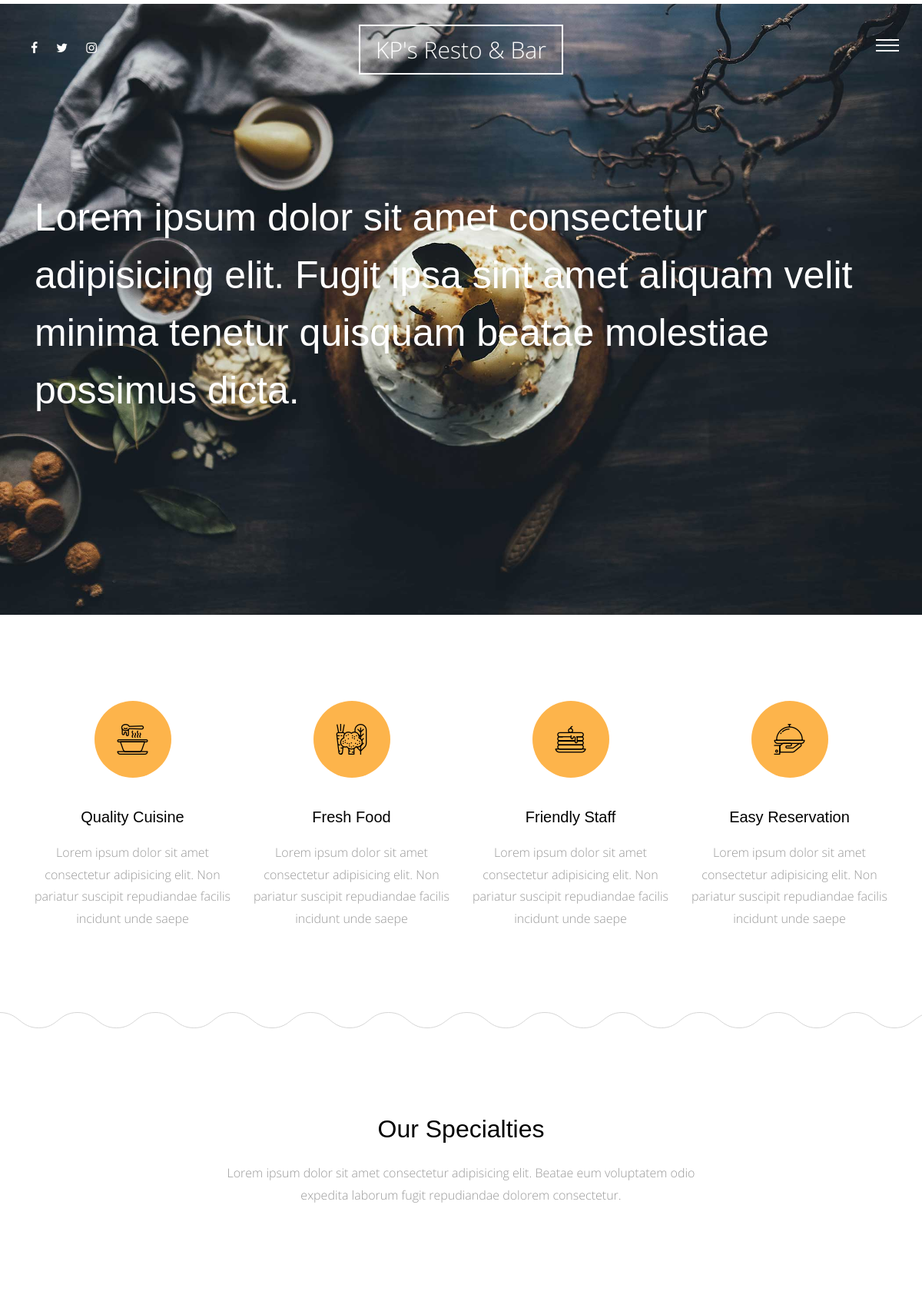
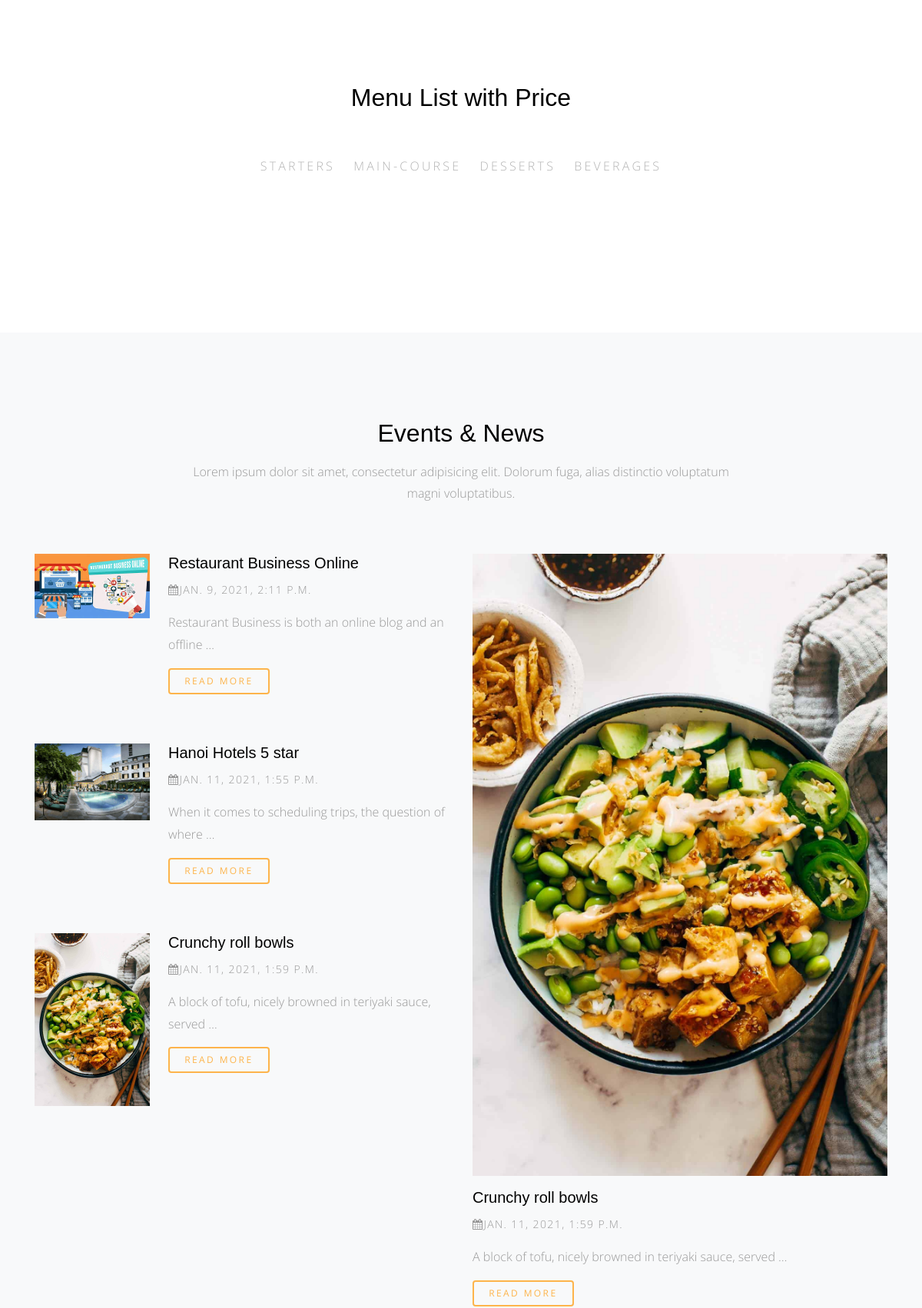
The page / (upper part) on the database its author committed (2 pictures, top to bottom).
### meals/models.py (models this page shows)
class Category(models.Model):
    name=models.CharField(max_length=30)
    class Meta:
        verbose_name='Category'
        verbose_name_plural='Categories'
    def __str__(self):
        return self.name

### blog/models.py (models this page shows, shortened)
class Post(models.Model):
    title=models.CharField(max_length=50)
    content=models.TextField()
    author=models.ForeignKey(User , on_delete=models.CASCADE)
    image=models.ImageField(upload_to='blog/',blank=True,null=True)
    tags=TaggableManager(blank=True)
    category=models.ForeignKey('Category' ,null=True, on_delete=models.SET_NULL)
    created=models.DateTimeField(default=timezone.now)

### home/views.py (the view)
# urls.py: path('',views.home,name='home'),
def home(request):
    meals = Meals.objects.all()
    meal_list = Meals.objects.all()
    categories = Category.objects.all()
    posts = Post.objects.all()
    latest_post = Post.objects.last()
    why_choose_us = Why_Choose_Us.objects.all()
    context = {
        'meal':meals,
        'meal_list':meal_list,
        'categories':categories,
        'posts':posts,
        'latest_post':latest_post,
        'why_choose_us':why_choose_us,
    }
    return render(request,'home/index.html',context)

### home/templates/home/index.html (shortened to what this page needs)
{% extends 'base.html' %}
{% load static %}
{% block body %}
<div class="main-wrap">
        <div class="cover_1">
          <div class="img_bg" style="background-image:url({% static 'site_static/img/slider-1.jpg' %}" data-stellar-background-ratio="0.5">
            <div class="container">
              <div class="row align-items-center">
                <div class="col-md-12" data-aos="fade-up">
                  <h2 class="heading">Lorem ipsum dolor sit amet consectetur adipisicing elit. Fugit ipsa sint amet aliquam velit minima tenetur quisquam beatae molestiae possimus dicta.</h2>
                </div>
              </div>
            </div>
          </div>
        </div>
        <div class="section services-section">
          <div class="container">
            <div class="row">
              <div class="col-md-6 col-lg-3" data-aos="fade-up">
                <div class="media feature-icon d-block text-center">
                  <div class="icon">
                    <span class="flaticon-soup"></span>
                  </div>
                  <div class="media-body">
                    <h3>Quality Cuisine</h3>
                    <p>Lorem ipsum dolor sit amet consectetur adipisicing elit. Non pariatur suscipit repudiandae facilis incidunt unde saepe</p>
                  </div>
                </div>
              </div>
              <div class="col-md-6 col-lg-3" data-aos="fade-up" data-aos-delay="100">
                <div class="media feature-icon d-block text-center">
                  <div class="icon">
                    <span class="flaticon-vegetables"></span>
                  </div>
                  <div class="media-body">
                    <h3>Fresh Food</h3>
                    <p>Lorem ipsum dolor sit amet consectetur adipisicing elit. Non pariatur suscipit repudiandae facilis incidunt unde saepe</p>
                  </div>
                </div>
              </div>
              <div class="col-md-6 col-lg-3" data-aos="fade-up" data-aos-delay="300">
                <div class="media feature-icon d-block text-center">
                  <div class="icon">
                    <span class="flaticon-pancake"></span>
                  </div>
                  <div class="media-body">
                    <h3>Friendly Staff</h3>
                    <p>Lorem ipsum dolor sit amet consectetur adipisicing elit. Non pariatur suscipit repudiandae facilis incidunt unde saepe</p>
                  </div>
                </div>
              </div>
              <div class="col-md-6 col-lg-3" data-aos="fade-up" data-aos-delay="500">
                <div class="media feature-icon d-block text-center">
                  <div class="icon">
                    <span class="flaticon-tray"></span>
                  </div>
                  <div class="media-body">
                    <h3>Easy Reservation</h3>
                    <p>Lorem ipsum dolor sit amet consectetur adipisicing elit. Non pariatur suscipit repudiandae facilis incidunt unde saepe</p>
                  </div>
                </div>
              </div>
            </div>
          </div>
        </div>
        <div class="section">
          <div class="container">
            <div class="row justify-content-center">
              <div class="col-md-7 text-center"  data-aos="fade-up">
                <h2 class="mb-4">Our Specialties</h2>
                <p class="lead">Lorem ipsum dolor sit amet consectetur adipisicing elit. Beatae eum voluptatem odio expedita laborum fugit repudiandae dolorem consectetur.</p>
              </div>
            </div>
          </div>
        </div>
        <div class="section">
            <div class="container">
              <div class="row justify-content-center">
                <div class="col-md-8" data-aos="fade-up">
                  <h2 class="mb-5 text-center">Menu List with Price</h2>
                  <ul class="nav site-tab-nav" id="pills-tab" role="tablist">
                    {% for category in categories  %}
                      <li class="nav-item">
                        <a class="nav-link " id="{{category}}-tab" data-toggle="pill" href="#{{category}}" role="tab" aria-controls="{{category}}" aria-selected="true">{{category}}</a>
                      </li>
                    {% endfor %}
                  </ul>
                </div>
              </div>
            </div>
          </div>
        <div class="section bg-light">
          <div class="container">
            <div class="row justify-content-center mb-5" data-aos="fade-up">
              <div class="col-md-8  text-center">
                <h2 class="mb-3">Events &amp; News</h2>
                <p class="lead">Lorem ipsum dolor sit amet, consectetur adipisicing elit. Dolorum fuga, alias distinctio voluptatum magni voluptatibus.</p>
              </div>
            </div>
            <div class="row">
              <div class="col-lg-6">
              {% for post in posts %}
                <div class="media d-block d-lg-flex mb-5"  data-aos="fade-up" data-aos-delay="100">
                  <figure class="mr-4 horizontal">
                    <img src="{{post.image.url}}" alt="Image placeholder" class="img-fluid">
                  </figure>
                  <div class="media-body">
                    <h3><a href="{% url 'blog:post_detail' post.id %}">{{post.title}}</a></h3>
                    <p class="post-meta"><span><span class="fa fa-calendar"></span>{{post.created}}</span></p>
                    <p>{{post.content|truncatewords:10}}</p>
                    <p><a href="{% url 'blog:post_detail' post.id %}" class="btn btn-primary btn-outline-primary btn-sm">Read More</a></p>
                  </div>
                </div>
              {% endfor %}
              </div>
              <div class="col-lg-6">
                <div class="media d-block mb-5" data-aos="fade-up"  data-aos-delay="400">
                  <figure>
                    <a href="#"><img src="{{latest_post.image.url}}" alt="Image placeholder" class="img-fluid"></a>
                  </figure>
                  <div class="media-body">
                    <h3><a href="{%url 'blog:post_detail' latest_post.id %}">{{latest_post.title}}</a></h3>
                    <p class="post-meta"><span><span class="fa fa-calendar"></span>{{latest_post.created}}</span></p>
                    <p>{{latest_post.content|truncatewords:10}}</p>
                    <p><a href="{% url 'blog:post_detail' latest_post.id %}" class="btn btn-primary btn-outline-primary btn-sm">Read More</a></p>
                  </div>
                </div>
              </div>
            </div>
          </div>
        </div>
    </div>
  {% endblock body %}

### static/site_static/css/style.css (style rules this page uses)
html { overflow-x: hidden; }
body { background: #fff; font-family: "Open Sans", cursive; font-size: 16px; line-height: 1.8; font-weight: 300; color: #999999; }
a { -webkit-transition: .3s all ease; -o-transition: .3s all ease; transition: .3s all ease; text-decoration: none; }
h1, h2, h3, h4, h5 { color: #000; font-family: "Playfair Display", Arial, sans-serif; }
h1 a, h2 a, h3 a, h4 a, h5 a { color: #000; }
.btn, .form-control { outline: none; }
.btn { font-size: 13px; text-transform: uppercase; letter-spacing: .2em; }
.btn.btn-primary { color: #fff; border-width: 2px; }
.btn.btn-sm { font-size: 12px; }
.btn.btn-outline-primary { border-width: 2px; color: #fdb44b; }
@media (min-width: 992px) { .media figure.horizontal { width: 150px; } }
.media h3 { font-size: 20px; margin-bottom: 10px; }
.media .post-meta { font-size: 14px; letter-spacing: .1em; text-transform: uppercase; }
.site-tab-nav { display: block; text-align: center; margin-bottom: 80px !important; }
.site-tab-nav li { float: none; display: inline-block; *display: inline; zoom: 1; }
.site-tab-nav li a { background: none; color: #b3b3b3; font-size: 16px; text-transform: uppercase; letter-spacing: .2em; border-bottom: 2px solid transparent; padding-left: 0; padding-right: 0; margin: 0 10px; }
.site-tab-nav, .nav-pills { text-align: center; }
.services-section { background: url("../img/curve_line.svg") repeat-x bottom left; }
.lead { font-size: 16px; }
.feature-icon .icon { text-align: center; height: 100px; width: 100px; border-radius: 50%; display: inline-block; position: relative; margin-bottom: 30px; background: #fdb44b; }
.feature-icon .icon > span { color: #000; font-size: 40px; position: absolute; top: 50%; left: 50%; -webkit-transform: translate(-50%, -50%); -ms-transform: translate(-50%, -50%); transform: translate(-50%, -50%); }
.feature-icon h3 { margin-bottom: 20px; }
.section { padding: 7em 0; }
.cover_1 { position: relative; }
.cover_1 .img_bg { background-repeat: no-repeat; background-size: cover !important; background-position: center center; }
.cover_1 .img_bg, .cover_1 .img_bg > .container > .row { min-height: 700px; height: 100vh; }
.cover_1 .heading { color: white; font-weight: 300; font-size: 30px; line-height: 1.5; }
@media (min-width: 768px) { .cover_1 .heading { font-size: 50px; line-height: 1.5; } }

### rows shown on the page
Category: name "STARTERS"
Category: name "MAIN-COURSE"
Category: name "DESSERTS"
Category: name "BEVERAGES"
Post: image (picture), title "Restaurant Business Online", created "JAN. 9, 2021, 2:11 P.M.", content "Restaurant Business is both an online blog and an offline …"
Post: image (picture), title "Hanoi Hotels 5 star", created "JAN. 11, 2021, 1:55 P.M.", content "When it comes to scheduling trips, the question of where …"
Post: image (picture), title "Crunchy roll bowls", created "JAN. 11, 2021, 1:59 P.M.", content "A block of tofu, nicely browned in teriyaki sauce, served …"
